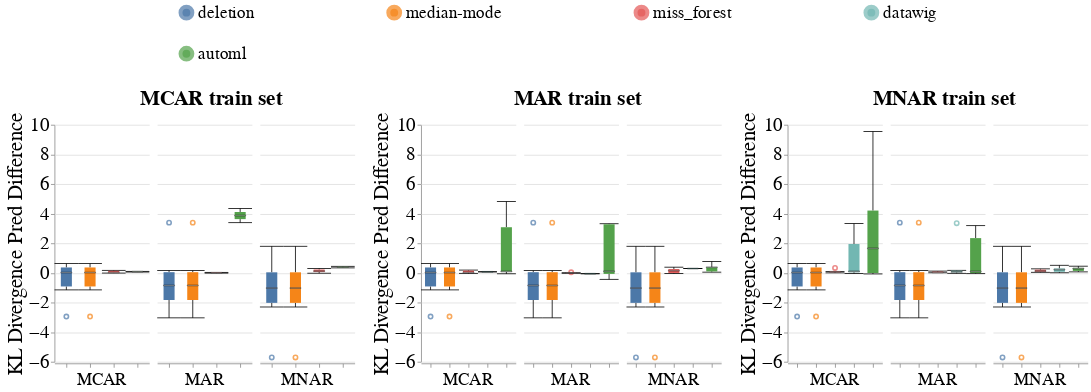

Notebook cell for this chart:
### Code cell
# Categorical
create_box_plots_for_diff_imputers(dataset_name=DATASET_NAME,
                                   column_name='education',
                                   metric_name='kl_divergence_pred',
                                   group=SENSITIVE_ATTR_FOR_DISPARITY_METRICS,
                                   db_client=db_client,
                                   without_dummy=True)
